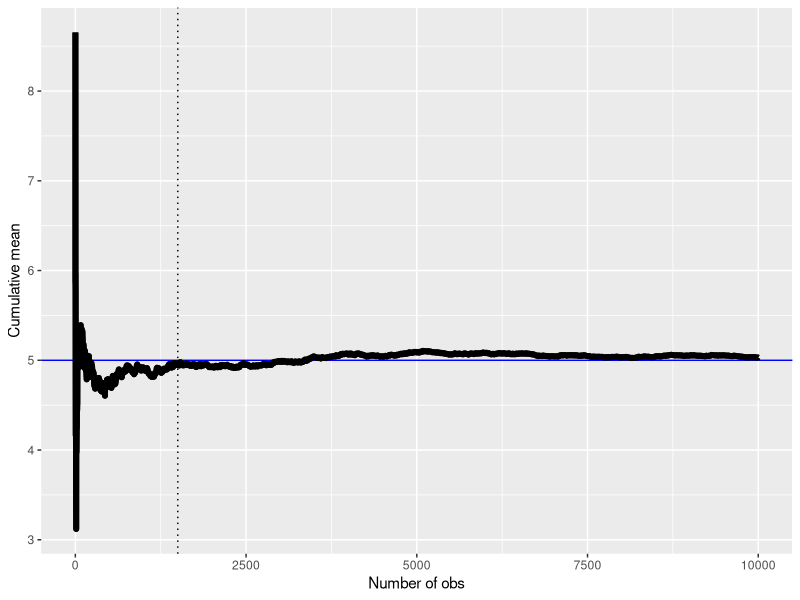
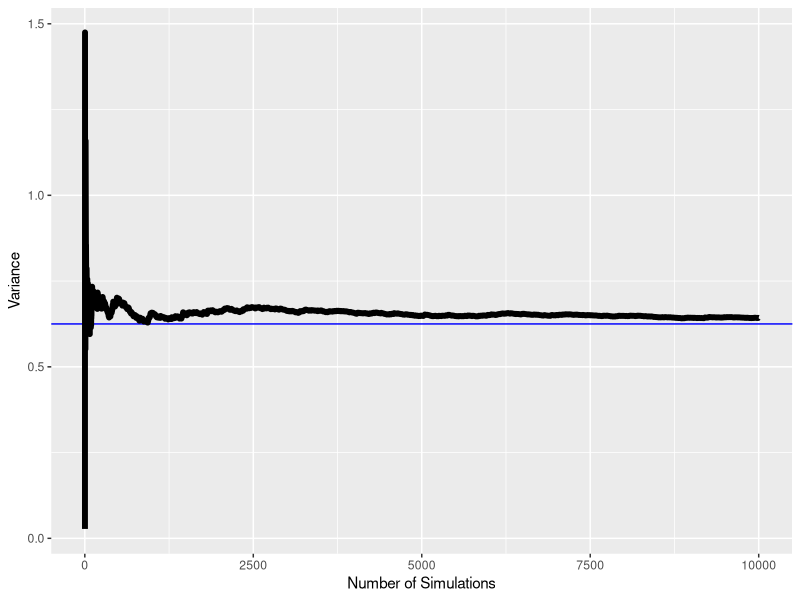
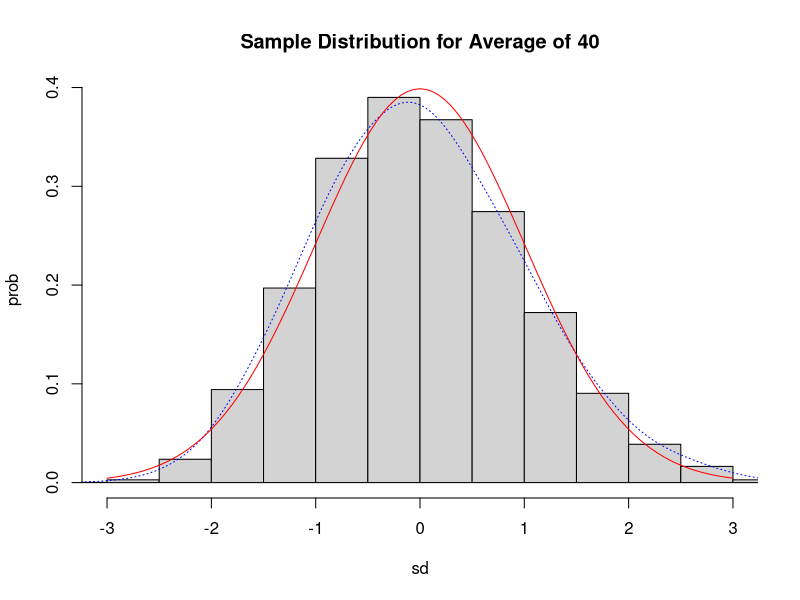
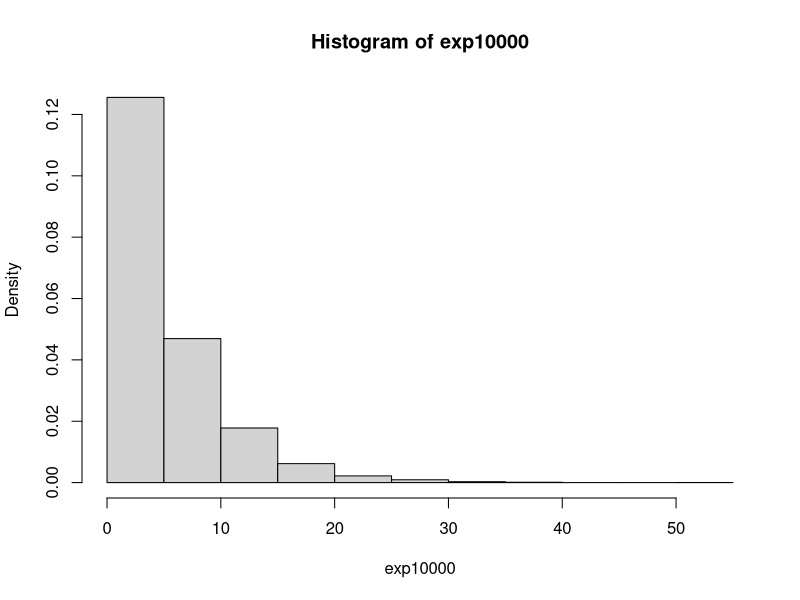

These charts were generated, in order, by the following R code:
## ---- chunk 1
set.seed(3)
n <- 10000; lambda = 0.2; 
means <- cumsum(rexp(n,lambda)) / (1  : n); 
library(ggplot2)
g <- ggplot(data.frame(x = 1 : n, y = means), aes(x = x, y = y)) 
g <- g + geom_hline(yintercept = 5, color="blue") + geom_line(size = 2) 
g <- g + geom_vline(xintercept = 1500, color="black", linetype="dotted") 
g <- g + geom_line(size = 2) 
g <- g + labs(x = "Number of obs", y = "Cumulative mean")
g
## ---- chunk 2
nosim  <- 10000 ; avenum <- 40 ; lambda <- 0.2

# Calculate n means for the samples
meanForty = NULL
for (i in 1:nosim) meanForty = c(meanForty,mean(rexp(avenum,lambda)))

# Calculate variance for n samples
variance = NULL
for (i in 1:nosim) variance = c(variance,var(meanForty[1:i]))

library(ggplot2)
g <- ggplot(data.frame(x = 2 : nosim , y = variance[2:nosim]),
            aes(x = x, y = y)) 
g <- g + geom_hline(yintercept = 0.625, color="blue") + geom_line(size = 2) 
#g <- g + geom_vline(xintercept = 1500, color="black", linetype="dotted") 
#g <- g + geom_line(size = 2) 
g <- g + labs(x = "Number of Simulations", y = "Variance")
g
## ---- chunk 3
# Prepare histogram
fortyNormal <- (meanForty-mean(meanForty)) / sd(meanForty)
hist(fortyNormal, prob=TRUE, main="Sample Distribution for Average of 40",
     xlab="sd", ylab="prob", xlim=c(-3, 3))
lines(density(fortyNormal, adjust=2), lty="dotted", col="blue")
normals <- rnorm(100000, mean=0, sd=1)
curve(dnorm(x, mean=mean(normals), sd=sd(normals)), add=TRUE, col="red")
## ---- chunk 4
exp10000 <- rexp(10000,lambda)
hist(exp10000, prob=TRUE)
